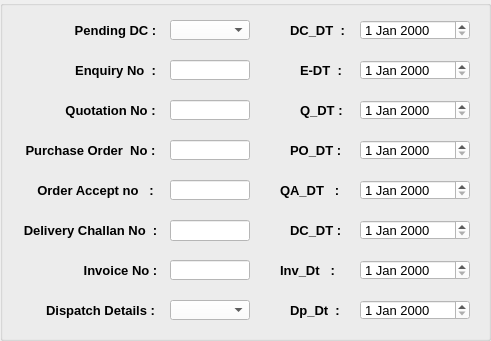
  <widget class="QGroupBox" name="DC_DT_dateEdit">
   <property name="geometry">
    <rect>
     <x>580</x>
     <y>60</y>
     <width>491</width>
     <height>341</height>
    </rect>
   </property>
   <property name="styleSheet">
    <string notr="true">

QGroupBox
{
border:1px solid Black;
};

background-color: rgb(250, 210, 255);</string>
   </property>
   <property name="title">
    <string/>
   </property>
   <widget class="QLabel" name="Pending_Dc_lbl">
    <property name="geometry">
     <rect>
      <x>70</x>
      <y>20</y>
      <width>91</width>
      <height>20</height>
     </rect>
    </property>
    <property name="font">
     <font>
      <pointsize>10</pointsize>
      <weight>75</weight>
      <bold>true</bold>
     </font>
    </property>
    <property name="text">
     <string>Pending DC :</string>
    </property>
    <property name="alignment">
     <set>Qt::AlignCenter</set>
    </property>
   </widget>
   <widget class="QLabel" name="Enquiry_no_lbl">
    <property name="geometry">
     <rect>
      <x>60</x>
      <y>60</y>
      <width>111</width>
      <height>20</height>
     </rect>
    </property>
    <property name="font">
     <font>
      <pointsize>10</pointsize>
      <weight>75</weight>
      <bold>true</bold>
     </font>
    </property>
    <property name="text">
     <string>Enquiry No  :</string>
    </property>
    <property name="alignment">
     <set>Qt::AlignCenter</set>
    </property>
   </widget>
   <widget class="QLabel" name="Quotation_no_lbl">
    <property name="geometry">
     <rect>
      <x>60</x>
      <y>100</y>
      <width>101</width>
      <height>20</height>
     </rect>
    </property>
    <property name="font">
     <font>
      <pointsize>10</pointsize>
      <weight>75</weight>
      <bold>true</bold>
     </font>
    </property>
    <property name="text">
     <string>Quotation No :</string>
    </property>
    <property name="alignment">
     <set>Qt::AlignCenter</set>
    </property>
   </widget>
   <widget class="QLabel" name="Purchase_order_no_lbl">
    <property name="geometry">
     <rect>
      <x>10</x>
      <y>140</y>
      <width>161</width>
      <height>20</height>
     </rect>
    </property>
    <property name="font">
     <font>
      <pointsize>10</pointsize>
      <weight>75</weight>
      <bold>true</bold>
     </font>
    </property>
    <property name="text">
     <string>Purchase Order  No :</string>
    </property>
    <property name="alignment">
     <set>Qt::AlignCenter</set>
    </property>
   </widget>
   <widget class="QLabel" name="Order_Accept_lbl">
    <property name="geometry">
     <rect>
      <x>30</x>
      <y>180</y>
      <width>131</width>
      <height>20</height>
     </rect>
    </property>
    <property name="font">
     <font>
      <pointsize>10</pointsize>
      <weight>75</weight>
      <bold>true</bold>
     </font>
    </property>
    <property name="text">
     <string>Order Accept no   :</string>
    </property>
    <property name="alignment">
     <set>Qt::AlignCenter</set>
    </property>
   </widget>
   <widget class="QLabel" name="Delivery_Challan_no_lbl">
    <property name="geometry">
     <rect>
      <x>10</x>
      <y>220</y>
      <width>161</width>
      <height>20</height>
     </rect>
    </property>
    <property name="font">
     <font>
      <pointsize>10</pointsize>
      <weight>75</weight>
      <bold>true</bold>
     </font>
    </property>
    <property name="text">
     <string>Delivery Challan No  :</string>
    </property>
    <property name="alignment">
     <set>Qt::AlignCenter</set>
    </property>
   </widget>
   <widget class="QLabel" name="Invoice_no_lbl">
    <property name="geometry">
     <rect>
      <x>60</x>
      <y>260</y>
      <width>121</width>
      <height>20</height>
     </rect>
    </property>
    <property name="font">
     <font>
      <pointsize>10</pointsize>
      <weight>75</weight>
      <bold>true</bold>
     </font>
    </property>
    <property name="text">
     <string>Invoice No :</string>
    </property>
    <property name="alignment">
     <set>Qt::AlignCenter</set>
    </property>
   </widget>
   <widget class="QLabel" name="Dispatch_detail_lbl">
    <property name="geometry">
     <rect>
      <x>10</x>
      <y>300</y>
      <width>181</width>
      <height>20</height>
     </rect>
    </property>
    <property name="font">
     <font>
      <pointsize>10</pointsize>
      <weight>75</weight>
      <bold>true</bold>
     </font>
    </property>
    <property name="text">
     <string>Dispatch Details :</string>
    </property>
    <property name="alignment">
     <set>Qt::AlignCenter</set>
    </property>
   </widget>
   <widget class="QComboBox" name="Pending_dc_combo">
    <property name="geometry">
     <rect>
      <x>170</x>
      <y>20</y>
      <width>80</width>
      <height>20</height>
     </rect>
    </property>
    <property name="font">
     <font>
      <pointsize>10</pointsize>
      <weight>75</weight>
      <bold>true</bold>
     </font>
    </property>
    <property name="styleSheet">
     <string notr="true">background-color: rgb(255, 255, 255);</string>
    </property>
   </widget>
   <widget class="QComboBox" name="Dispatch_Detail_combo">
    <property name="geometry">
     <rect>
      <x>170</x>
      <y>300</y>
      <width>80</width>
      <height>20</height>
     </rect>
    </property>
    <property name="font">
     <font>
      <pointsize>10</pointsize>
      <weight>75</weight>
      <bold>true</bold>
     </font>
    </property>
    <property name="styleSheet">
     <string notr="true">background-color: rgb(255, 255, 255);</string>
    </property>
   </widget>
   <widget class="QLineEdit" name="Enquiry_No_txt">
    <property name="geometry">
     <rect>
      <x>170</x>
      <y>60</y>
      <width>80</width>
      <height>20</height>
     </rect>
    </property>
    <property name="font">
     <font>
      <pointsize>10</pointsize>
     </font>
    </property>
    <property name="styleSheet">
     <string notr="true">background-color: rgb(255, 255, 255);</string>
    </property>
   </widget>
   <widget class="QLineEdit" name="Quotion_no_txt">
    <property name="geometry">
     <rect>
      <x>170</x>
      <y>100</y>
      <width>80</width>
      <height>20</height>
     </rect>
    </property>
    <property name="font">
     <font>
      <pointsize>10</pointsize>
     </font>
    </property>
    <property name="styleSheet">
     <string notr="true">background-color: rgb(255, 255, 255);</string>
    </property>
   </widget>
   <widget class="QLineEdit" name="Purchase_order_no_txt">
    <property name="geometry">
     <rect>
      <x>170</x>
      <y>140</y>
      <width>80</width>
      <height>20</height>
     </rect>
    </property>
    <property name="font">
     <font>
      <pointsize>10</pointsize>
     </font>
    </property>
    <property name="styleSheet">
     <string notr="true">background-color: rgb(255, 255, 255);</string>
    </property>
   </widget>
   <widget class="QLineEdit" name="Order_Accept_no_txt">
    <property name="geometry">
     <rect>
      <x>170</x>
      <y>180</y>
      <width>80</width>
      <height>20</height>
     </rect>
    </property>
    <property name="font">
     <font>
      <pointsize>10</pointsize>
     </font>
    </property>
    <property name="styleSheet">
     <string notr="true">background-color: rgb(255, 255, 255);</string>
    </property>
   </widget>
   <widget class="QLineEdit" name="Delivery_challan_no_txt">
    <property name="geometry">
     <rect>
      <x>170</x>
      <y>220</y>
      <width>80</width>
      <height>21</height>
     </rect>
    </property>
    <property name="font">
     <font>
      <pointsize>10</pointsize>
     </font>
    </property>
    <property name="styleSheet">
     <string notr="true">background-color: rgb(255, 255, 255);</string>
    </property>
   </widget>
   <widget class="QLineEdit" name="Invoice_no_txt">
    <property name="geometry">
     <rect>
      <x>170</x>
      <y>260</y>
      <width>80</width>
      <height>20</height>
     </rect>
    </property>
    <property name="font">
     <font>
      <pointsize>10</pointsize>
     </font>
    </property>
    <property name="styleSheet">
     <string notr="true">background-color: rgb(255, 255, 255);</string>
    </property>
   </widget>
   <widget class="QLabel" name="DC_DT_lbl">
    <property name="geometry">
     <rect>
      <x>290</x>
      <y>20</y>
      <width>61</width>
      <height>20</height>
     </rect>
    </property>
    <property name="font">
     <font>
      <pointsize>10</pointsize>
      <weight>75</weight>
      <bold>true</bold>
     </font>
    </property>
    <property name="text">
     <string>DC_DT  :</string>
    </property>
   </widget>
   <widget class="QLabel" name="E_DT_lbl">
    <property name="geometry">
     <rect>
      <x>300</x>
      <y>60</y>
      <width>51</width>
      <height>20</height>
     </rect>
    </property>
    <property name="font">
     <font>
      <pointsize>10</pointsize>
      <weight>75</weight>
      <bold>true</bold>
     </font>
    </property>
    <property name="text">
     <string>E-DT  :</string>
    </property>
   </widget>
   <widget class="QLabel" name="Q_DT_lbl">
    <property name="geometry">
     <rect>
      <x>300</x>
      <y>100</y>
      <width>51</width>
      <height>20</height>
     </rect>
    </property>
    <property name="font">
     <font>
      <pointsize>10</pointsize>
      <weight>75</weight>
      <bold>true</bold>
     </font>
    </property>
    <property name="text">
     <string>Q_DT :</string>
    </property>
   </widget>
   <widget class="QLabel" name="PO_DT_lbl">
    <property name="geometry">
     <rect>
      <x>290</x>
      <y>140</y>
      <width>61</width>
      <height>20</height>
     </rect>
    </property>
    <property name="font">
     <font>
      <pointsize>10</pointsize>
      <weight>75</weight>
      <bold>true</bold>
     </font>
    </property>
    <property name="text">
     <string>PO_DT :</string>
    </property>
   </widget>
   <widget class="QLabel" name="QA_DT_lbl">
    <property name="geometry">
     <rect>
      <x>280</x>
      <y>180</y>
      <width>61</width>
      <height>20</height>
     </rect>
    </property>
    <property name="font">
     <font>
      <pointsize>10</pointsize>
      <weight>75</weight>
      <bold>true</bold>
     </font>
    </property>
    <property name="text">
     <string>QA_DT   :</string>
    </property>
   </widget>
   <widget class="QLabel" name="DC_DT_lbl_2">
    <property name="geometry">
     <rect>
      <x>290</x>
      <y>220</y>
      <width>61</width>
      <height>20</height>
     </rect>
    </property>
    <property name="font">
     <font>
      <pointsize>10</pointsize>
      <weight>75</weight>
      <bold>true</bold>
     </font>
    </property>
    <property name="text">
     <string>DC_DT :</string>
    </property>
   </widget>
   <widget class="QLabel" name="Inv_Dt_lbl">
    <property name="geometry">
     <rect>
      <x>280</x>
      <y>260</y>
      <width>71</width>
      <height>21</height>
     </rect>
    </property>
    <property name="font">
     <font>
      <pointsize>10</pointsize>
      <weight>75</weight>
      <bold>true</bold>
     </font>
    </property>
    <property name="text">
     <string>Inv_Dt   :</string>
    </property>
   </widget>
   <widget class="QLabel" name="Dp_Dt_lbl">
    <property name="geometry">
     <rect>
      <x>290</x>
      <y>300</y>
      <width>61</width>
      <height>20</height>
     </rect>
    </property>
    <property name="font">
     <font>
      <pointsize>10</pointsize>
      <weight>75</weight>
      <bold>true</bold>
     </font>
    </property>
    <property name="text">
     <string>Dp_Dt  :</string>
    </property>
   </widget>
   <widget class="QDateEdit" name="dateEdit_2">
    <property name="geometry">
     <rect>
      <x>360</x>
      <y>20</y>
      <width>110</width>
      <height>20</height>
     </rect>
    </property>
    <property name="font">
     <font>
      <pointsize>10</pointsize>
     </font>
    </property>
    <property name="styleSheet">
     <string notr="true">background-color: rgb(255, 255, 255);</string>
    </property>
   </widget>
   <widget class="QDateEdit" name="E_DT_dateEdit">
    <property name="geometry">
     <rect>
      <x>360</x>
      <y>60</y>
      <width>110</width>
      <height>20</height>
     </rect>
    </property>
    <property name="font">
     <font>
      <pointsize>10</pointsize>
     </font>
    </property>
    <property name="styleSheet">
     <string notr="true">background-color: rgb(255, 255, 255);</string>
    </property>
   </widget>
   <widget class="QDateEdit" name="Q_DT_dateEdit">
    <property name="geometry">
     <rect>
      <x>360</x>
      <y>100</y>
      <width>110</width>
      <height>20</height>
     </rect>
    </property>
    <property name="font">
     <font>
      <pointsize>10</pointsize>
     </font>
    </property>
    <property name="styleSheet">
     <string notr="true">background-color: rgb(255, 255, 255);</string>
    </property>
   </widget>
   <widget class="QDateEdit" name="PO_DT_dateEdit">
    <property name="geometry">
     <rect>
      <x>360</x>
      <y>140</y>
      <width>110</width>
      <height>20</height>
     </rect>
    </property>
    <property name="font">
     <font>
      <pointsize>10</pointsize>
     </font>
    </property>
    <property name="styleSheet">
     <string notr="true">background-color: rgb(255, 255, 255);</string>
    </property>
   </widget>
   <widget class="QDateEdit" name="QA_DT_dateEdit">
    <property name="geometry">
     <rect>
      <x>360</x>
      <y>180</y>
      <width>110</width>
      <height>20</height>
     </rect>
    </property>
    <property name="font">
     <font>
      <pointsize>10</pointsize>
     </font>
    </property>
    <property name="styleSheet">
     <string notr="true">background-color: rgb(255, 255, 255);</string>
    </property>
   </widget>
   <widget class="QDateEdit" name="DC_DT_dateEdit_2">
    <property name="geometry">
     <rect>
      <x>360</x>
      <y>220</y>
      <width>110</width>
      <height>20</height>
     </rect>
    </property>
    <property name="font">
     <font>
      <pointsize>10</pointsize>
     </font>
    </property>
    <property name="styleSheet">
     <string notr="true">background-color: rgb(255, 255, 255);</string>
    </property>
   </widget>
   <widget class="QDateEdit" name="Inv_Dt_dateEdit">
    <property name="geometry">
     <rect>
      <x>360</x>
      <y>260</y>
      <width>110</width>
      <height>20</height>
     </rect>
    </property>
    <property name="font">
     <font>
      <pointsize>10</pointsize>
     </font>
    </property>
    <property name="styleSheet">
     <string notr="true">background-color: rgb(255, 255, 255);</string>
    </property>
   </widget>
   <widget class="QDateEdit" name="Dp_Dt_dateEdit">
    <property name="geometry">
     <rect>
      <x>360</x>
      <y>300</y>
      <width>110</width>
      <height>20</height>
     </rect>
    </property>
    <property name="font">
     <font>
      <pointsize>10</pointsize>
     </font>
    </property>
    <property name="styleSheet">
     <string notr="true">background-color: rgb(255, 255, 255);</string>
    </property>
   </widget>
  </widget>
